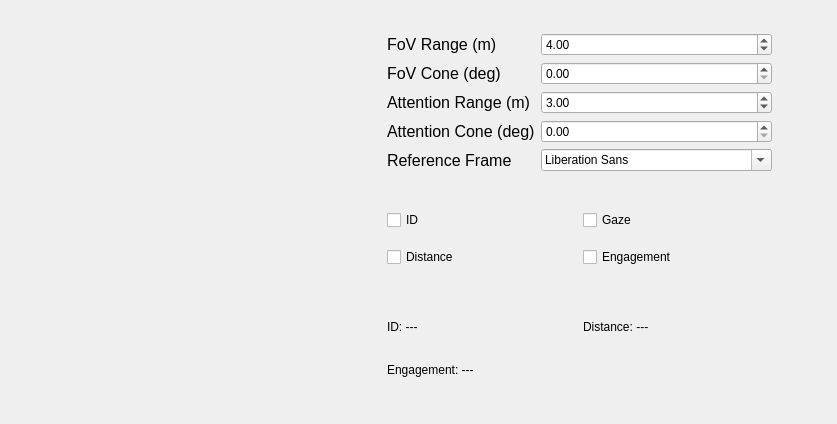
<?xml version="1.0" encoding="UTF-8"?>
<ui version="4.0">
 <class>RadarScene</class>
 <widget class="QWidget" name="RadarScene">
  <property name="geometry">
   <rect>
    <x>0</x>
    <y>0</y>
    <width>837</width>
    <height>424</height>
   </rect>
  </property>
  <property name="sizePolicy">
   <sizepolicy hsizetype="MinimumExpanding" vsizetype="MinimumExpanding">
    <horstretch>0</horstretch>
    <verstretch>0</verstretch>
   </sizepolicy>
  </property>
  <property name="minimumSize">
   <size>
    <width>327</width>
    <height>312</height>
   </size>
  </property>
  <property name="windowTitle">
   <string>Radar</string>
  </property>
  <property name="whatsThis">
   <string/>
  </property>
  <property name="autoFillBackground">
   <bool>true</bool>
  </property>
  <widget class="QWidget" name="horizontalWidget" native="true">
   <property name="geometry">
    <rect>
     <x>34</x>
     <y>0</y>
     <width>771</width>
     <height>421</height>
    </rect>
   </property>
   <layout class="QHBoxLayout" name="horizontalLayout">
    <item>
     <widget class="QWidget" name="radarCanvas" native="true"/>
    </item>
    <item>
     <widget class="QWidget" name="verticalWidget" native="true">
      <property name="sizePolicy">
       <sizepolicy hsizetype="Fixed" vsizetype="Preferred">
        <horstretch>0</horstretch>
        <verstretch>0</verstretch>
       </sizepolicy>
      </property>
      <layout class="QVBoxLayout" name="verticalLayout">
       <item>
        <widget class="QWidget" name="gridWidget" native="true">
         <layout class="QGridLayout" name="gridLayout">
          <item row="2" column="1">
           <widget class="QDoubleSpinBox" name="attentionRangeM">
            <property name="accessibleName">
             <string>aaaaaa</string>
            </property>
            <property name="maximum">
             <double>10.000000000000000</double>
            </property>
            <property name="value">
             <double>3.000000000000000</double>
            </property>
           </widget>
          </item>
          <item row="3" column="1">
           <widget class="QDoubleSpinBox" name="attentionConeDeg">
            <property name="accessibleName">
             <string>aaaaaa</string>
            </property>
            <property name="maximum">
             <double>180.000000000000000</double>
            </property>
           </widget>
          </item>
          <item row="4" column="1">
           <widget class="QFontComboBox" name="referenceFrameBox"/>
          </item>
          <item row="0" column="1">
           <widget class="QDoubleSpinBox" name="fovRangeM">
            <property name="maximum">
             <double>10.000000000000000</double>
            </property>
            <property name="value">
             <double>4.000000000000000</double>
            </property>
           </widget>
          </item>
          <item row="4" column="0">
           <widget class="QLabel" name="referenceFrameLabel">
            <property name="font">
             <font>
              <pointsize>12</pointsize>
             </font>
            </property>
            <property name="text">
             <string>Reference Frame</string>
            </property>
           </widget>
          </item>
          <item row="3" column="0">
           <widget class="QLabel" name="attentionConeLabel">
            <property name="font">
             <font>
              <pointsize>12</pointsize>
             </font>
            </property>
            <property name="text">
             <string>Attention Cone (deg)</string>
            </property>
           </widget>
          </item>
          <item row="2" column="0">
           <widget class="QLabel" name="attentionRangeLabel">
            <property name="font">
             <font>
              <pointsize>12</pointsize>
             </font>
            </property>
            <property name="text">
             <string>Attention Range (m)</string>
            </property>
           </widget>
          </item>
          <item row="1" column="1">
           <widget class="QDoubleSpinBox" name="fovConeDeg">
            <property name="accessibleName">
             <string>aaaaaa</string>
            </property>
            <property name="maximum">
             <double>180.000000000000000</double>
            </property>
           </widget>
          </item>
          <item row="1" column="0">
           <widget class="QLabel" name="fovConeLabel">
            <property name="font">
             <font>
              <pointsize>12</pointsize>
             </font>
            </property>
            <property name="text">
             <string>FoV Cone (deg)</string>
            </property>
           </widget>
          </item>
          <item row="0" column="0">
           <widget class="QLabel" name="fovRangeLabel">
            <property name="font">
             <font>
              <pointsize>12</pointsize>
             </font>
            </property>
            <property name="text">
             <string>FoV Range (m)</string>
            </property>
           </widget>
          </item>
         </layout>
        </widget>
       </item>
       <item>
        <widget class="QWidget" name="gridWidget_2" native="true">
         <layout class="QGridLayout" name="gridLayout_2">
          <item row="1" column="1">
           <widget class="QCheckBox" name="engagementCheckbox">
            <property name="text">
             <string>Engagement</string>
            </property>
           </widget>
          </item>
          <item row="1" column="0">
           <widget class="QCheckBox" name="distanceCheckbox">
            <property name="text">
             <string>Distance</string>
            </property>
           </widget>
          </item>
          <item row="0" column="0">
           <widget class="QCheckBox" name="idCheckbox">
            <property name="text">
             <string>ID</string>
            </property>
           </widget>
          </item>
          <item row="0" column="1">
           <widget class="QCheckBox" name="speedCheckbox">
            <property name="text">
             <string>Gaze</string>
            </property>
           </widget>
          </item>
         </layout>
        </widget>
       </item>
       <item>
        <widget class="QWidget" name="gridWidget_3" native="true">
         <layout class="QGridLayout" name="gridLayout_3">
          <item row="1" column="0">
           <widget class="QLabel" name="label_3">
            <property name="text">
             <string>Engagement: ---</string>
            </property>
           </widget>
          </item>
          <item row="0" column="0">
           <widget class="QLabel" name="label">
            <property name="text">
             <string>ID: ---</string>
            </property>
           </widget>
          </item>
          <item row="0" column="1">
           <widget class="QLabel" name="label_2">
            <property name="text">
             <string>Distance: ---</string>
            </property>
           </widget>
          </item>
         </layout>
        </widget>
       </item>
      </layout>
     </widget>
    </item>
   </layout>
  </widget>
 </widget>
 <layoutdefault spacing="6" margin="11"/>
 <resources/>
 <connections/>
</ui>
